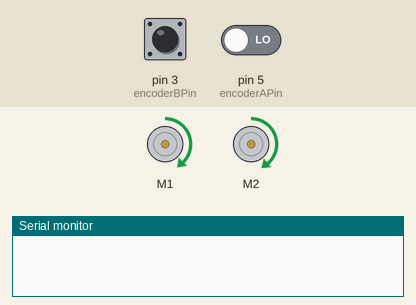
Recording of a sketch running on a simulated Arduino Uno, built with avr-gcc and run on an emulated ATmega328P. Parts: 2 × DC motor (green arrow = forward, orange = backward, longer = faster), the last lines printed to the serial monitor. The test bench sets the inputs (shaded band); at power-on: pin 3 (encoderBPin) LOW, pin 5 (encoderAPin) LOW.

Above: at 0.16 s.
At 1.2 s:
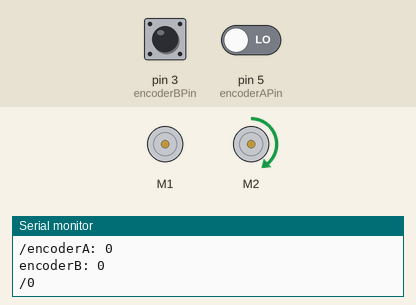
1.3 s: pin 3 (encoderBPin) pulsed HIGH 2 times (0.12 s each, 0.3 s apart)
At 20.0 s:
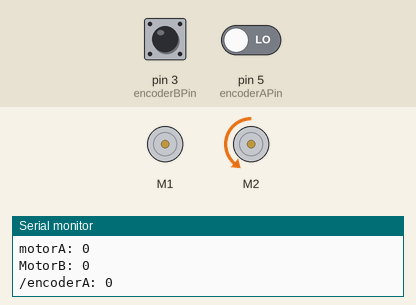
Timing chart, 0 to 21.1 s (numbered marks = the images above; inputs shaded):
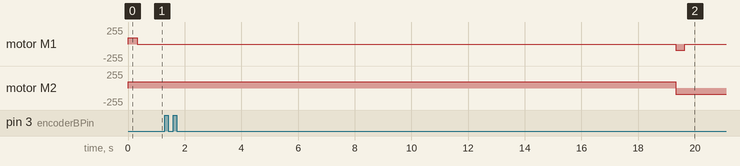

The sketch:

turning720_10080.ino
```cpp
#include "DualVNH5019MotorShield.h"
int SPEED = 150;
int encoderAPin = 5;
int encoderBPin = 3;
int PID = SPEED-7;
int totalEncoderA = 0;
int totalEncoderB = 0;
int encoder0PinALast = 0;
int encoder0PinBLast = 0;
DualVNH5019MotorShield md;
void setup(){
  pinMode (encoderAPin,INPUT);
  pinMode (encoderBPin,INPUT);
  Serial.begin(9600);
  md.init();
}
boolean done = false;
void loop(){
  if(done==false){

    //   digitalWrite(mAdirecPinForw,HIGH);
    //   digitalWrite(mBdirecPinForw,HIGH);
    //   digitalWrite(mAspeedPin,10);
    //   digitalWrite(mBspeedPin,10);

    // i=50 turns 720+~110
    for(int i=0;i<60;i++){
      md.setM1Speed(PID);
      md.setM2Speed(SPEED);
      int encoder0Pos = 0;
      int encoder0PosB = 0;

      for(int j=0;j<30000;j++){
        /////////////////for encoder
        int n = digitalRead(encoderAPin);
        int n2 = digitalRead(encoderBPin);
        if ((encoder0PinALast == LOW) && (n == HIGH)) {
          encoder0Pos++;
        }
        if((encoder0PinBLast==LOW)&&(n2==HIGH)){
          encoder0PosB++;
        }
        encoder0PinALast = n;
        encoder0PinBLast = n2;
        ////////////////////////
      }
      Serial.print("motorA: ");
      Serial.println(encoder0Pos);
      Serial.print("MotorB: ");
      Serial.println(encoder0PosB);
      Serial.print("/");
      totalEncoderA += encoder0Pos;
      totalEncoderB += encoder0Pos;
      Serial.print("encoderA: ");
      Serial.println(totalEncoderA);
      Serial.print("encoderB: ");
      Serial.println(totalEncoderB);
      Serial.print("/");

      ////////////////////
      //806 for 180 degree , 3200 for 730 degree

      if(totalEncoderA>=3158){
        md.setM1Speed(0);
        md.setM2Speed(0);
        delay(3000);
        done = true;

        i=61;
        break;
      }
      PID = (1+((float)encoder0PosB-(float)encoder0Pos)/(float)encoder0Pos)*PID;
      Serial.println(PID);
    }
  }

  SPEED = 150;
  PID = SPEED-7;
  totalEncoderA = 0;
  totalEncoderB = 0;

      for(int i=0;i<60;i++){
      md.setM1Speed(-PID);
      md.setM2Speed(-SPEED);
      int encoder0Pos = 0;
      int encoder0PosB = 0;

      for(int j=0;j<30000;j++){
        /////////////////for encoder
        int n = digitalRead(encoderAPin);
        int n2 = digitalRead(encoderBPin);
        if ((encoder0PinALast == LOW) && (n == HIGH)) {
          encoder0Pos++;
        }
        if((encoder0PinBLast==LOW)&&(n2==HIGH)){
          encoder0PosB++;
        }
        encoder0PinALast = n;
        encoder0PinBLast = n2;
        ////////////////////////
      }
      Serial.print("motorA: ");
      Serial.println(encoder0Pos);
      Serial.print("MotorB: ");
      Serial.println(encoder0PosB);
      Serial.print("/");
      totalEncoderA += encoder0Pos;
      totalEncoderB += encoder0Pos;
      Serial.print("encoderA: ");
      Serial.println(totalEncoderA);
      Serial.print("encoderB: ");
      Serial.println(totalEncoderB);
      Serial.print("/");

      ////////////////////
      //806 for 180 degree , 3200 for 730 degree

      if(totalEncoderA>=3158){
        md.setM1Speed(0);
        md.setM2Speed(0);
        delay(5000);
        done = true;

        i=61;
        break;
      }
      PID = (1+((float)encoder0PosB-(float)encoder0Pos)/(float)encoder0Pos)*PID;
      Serial.println(PID);
    }

  md.setM1Speed(0);
  md.setM2Speed(0);

  delay(9000);
}
```
